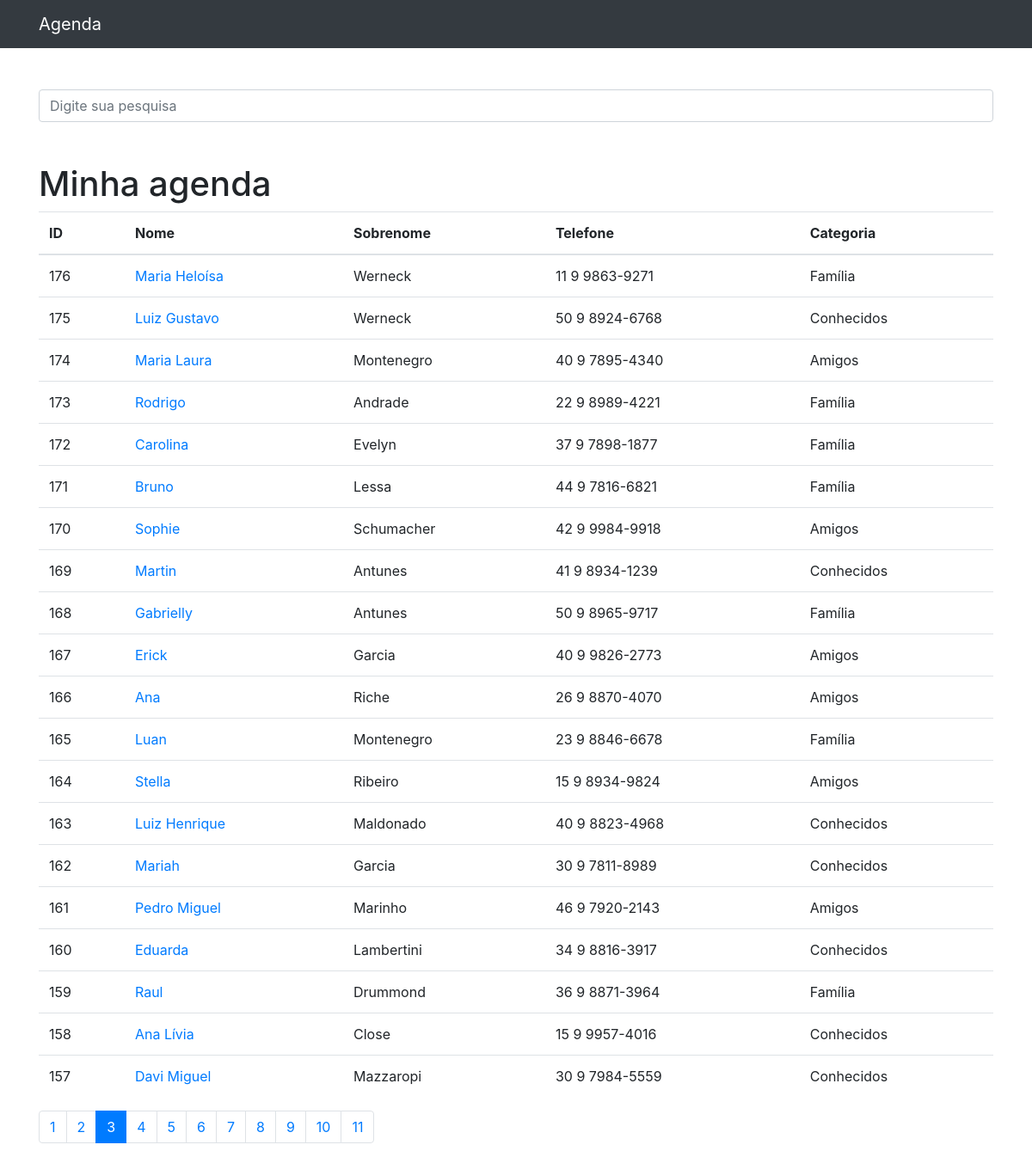
The page /?p=3&termo= on the database its author committed.
### contatos/models.py (models this page shows, shortened)
class Contato(models.Model):
    nome = models.CharField(max_length=150)
    sobrenome = models.CharField(max_length=255, blank=True)
    telefone = models.CharField(max_length=255)
    email = models.CharField(max_length=255, blank=True)
    data_criacao = models.DateTimeField(default=timezone.now)
    descricao = models.TextField(blank=True)
    categoria = models.ForeignKey(Categoria, on_delete=models.DO_NOTHING)
    mostrar = models.BooleanField(default=True)
    foto = models.ImageField(blank=True, upload_to='fotos/%Y/%m/')

class Categoria(models.Model):
    nome = models.CharField(max_length=255)
    def __str__(self):
        return self.nome

### contatos/views.py (the view)
# urls.py: path('', views.index, name='index'),
def index(request):
    contatos = Contato.objects.order_by('-id').filter(
        mostrar=True
    )
    paginator = Paginator(contatos, 20)
    page = request.GET.get('p')
    contatos = paginator.get_page(page)
    return render(request, 'contatos/index.html', {
        'contatos': contatos
    })

### contatos/templates/contatos/index.html
{% extends 'base.html' %}
{%block conteudo%}
    <h1 class="mt-5">Minha agenda</h1>
    <table class="table">
      <thead>
        <tr>
          <th>ID</th>
          <th>Nome</th>
          <th>Sobrenome</th>
          <th>Telefone</th>
          <th>Categoria</th>
        </tr>
      </thead>
      <tbody>
        {% for contato in contatos %}
          <tr>
            <td>{{ contato.id }}</td>
            <td>
              <a href="{% url 'ver_contato' contato.id %}">{{ contato.nome }}</a>
            </td>
            <td>{{ contato.sobrenome }}</td>
            <td>{{ contato.telefone }}</td>
            <td>{{ contato.categoria }}</td>
          </tr>
        {% endfor %}
      </tbody>
    </table>
<nav aria-label="Page navigation example">
  <ul class="pagination">
    {% for pagina in contatos.paginator.page_range %}
      {% if contatos.number == pagina %}
        <li class="page-item active">
          <a class="page-link" href="?p={{ pagina }}&termo={{ request.GET.termo }}">{{pagina}}</a>
        </li>
      {% else %}
        <li class="page-item">
          <a class="page-link" href="?p={{ pagina }}&termo={{ request.GET.termo }}">{{pagina}}</a>
        </li>
      {% endif %}
    {% endfor %}
  </ul>
</nav>
{%endblock%}

### rows shown on the page
Contato: id "176", nome "Maria Heloísa", sobrenome "Werneck", telefone "11 9 9863-9271", categoria "Família"
Contato: id "175", nome "Luiz Gustavo", sobrenome "Werneck", telefone "50 9 8924-6768", categoria "Conhecidos"
Contato: id "174", nome "Maria Laura", sobrenome "Montenegro", telefone "40 9 7895-4340", categoria "Amigos"
Contato: id "173", nome "Rodrigo", sobrenome "Andrade", telefone "22 9 8989-4221", categoria "Família"
Contato: id "172", nome "Carolina", sobrenome "Evelyn", telefone "37 9 7898-1877", categoria "Família"
Contato: id "171", nome "Bruno", sobrenome "Lessa", telefone "44 9 7816-6821", categoria "Família"
Contato: id "170", nome "Sophie", sobrenome "Schumacher", telefone "42 9 9984-9918", categoria "Amigos"
Contato: id "169", nome "Martin", sobrenome "Antunes", telefone "41 9 8934-1239", categoria "Conhecidos"
Contato: id "168", nome "Gabrielly", sobrenome "Antunes", telefone "50 9 8965-9717", categoria "Família"
Contato: id "167", nome "Erick", sobrenome "Garcia", telefone "40 9 9826-2773", categoria "Amigos"
Contato: id "166", nome "Ana", sobrenome "Riche", telefone "26 9 8870-4070", categoria "Amigos"
Contato: id "165", nome "Luan", sobrenome "Montenegro", telefone "23 9 8846-6678", categoria "Família"
Contato: id "164", nome "Stella", sobrenome "Ribeiro", telefone "15 9 8934-9824", categoria "Amigos"
Contato: id "163", nome "Luiz Henrique", sobrenome "Maldonado", telefone "40 9 8823-4968", categoria "Conhecidos"
Contato: id "162", nome "Mariah", sobrenome "Garcia", telefone "30 9 7811-8989", categoria "Conhecidos"
Contato: id "161", nome "Pedro Miguel", sobrenome "Marinho", telefone "46 9 7920-2143", categoria "Amigos"
Contato: id "160", nome "Eduarda", sobrenome "Lambertini", telefone "34 9 8816-3917", categoria "Conhecidos"
Contato: id "159", nome "Raul", sobrenome "Drummond", telefone "36 9 8871-3964", categoria "Família"
Contato: id "158", nome "Ana Lívia", sobrenome "Close", telefone "15 9 9957-4016", categoria "Conhecidos"
Contato: id "157", nome "Davi Miguel", sobrenome "Mazzaropi", telefone "30 9 7984-5559", categoria "Conhecidos"

### other values the page prints
{{ pagina }} "1" "2" "4" "5" "6" "7" "8" "9" "10" "11"
{{ pagina }} "3"
